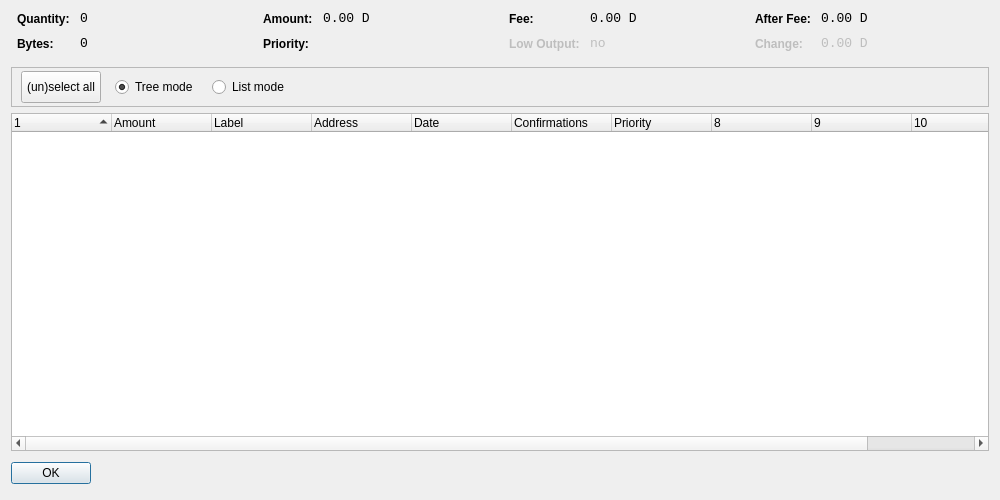
<?xml version="1.0" encoding="UTF-8"?>
<ui version="4.0">
 <class>CoinControlDialog</class>
 <widget class="QDialog" name="CoinControlDialog">
  <property name="geometry">
   <rect>
    <x>0</x>
    <y>0</y>
    <width>1000</width>
    <height>500</height>
   </rect>
  </property>
  <property name="windowTitle">
   <string>Coin Control</string>
  </property>
  <layout class="QVBoxLayout" name="verticalLayout">
   <item>
    <layout class="QHBoxLayout" name="horizontalLayoutTop" stretch="0,0,0,0">
     <property name="topMargin">
      <number>0</number>
     </property>
     <property name="bottomMargin">
      <number>10</number>
     </property>
     <item>
      <layout class="QFormLayout" name="formLayoutCoinControl1">
       <property name="horizontalSpacing">
        <number>10</number>
       </property>
       <property name="verticalSpacing">
        <number>10</number>
       </property>
       <property name="leftMargin">
        <number>6</number>
       </property>
       <property name="rightMargin">
        <number>6</number>
       </property>
       <item row="0" column="0">
        <widget class="QLabel" name="labelCoinControlQuantityText">
         <property name="styleSheet">
          <string notr="true">font-weight:bold;</string>
         </property>
         <property name="text">
          <string>Quantity:</string>
         </property>
        </widget>
       </item>
       <item row="0" column="1">
        <widget class="QLabel" name="labelCoinControlQuantity">
         <property name="font">
          <font>
           <family>Monospace</family>
           <pointsize>10</pointsize>
          </font>
         </property>
         <property name="cursor">
          <cursorShape>IBeamCursor</cursorShape>
         </property>
         <property name="contextMenuPolicy">
          <enum>Qt::ActionsContextMenu</enum>
         </property>
         <property name="text">
          <string notr="true">0</string>
         </property>
         <property name="textInteractionFlags">
          <set>Qt::LinksAccessibleByMouse|Qt::TextSelectableByKeyboard|Qt::TextSelectableByMouse</set>
         </property>
        </widget>
       </item>
       <item row="1" column="0">
        <widget class="QLabel" name="labelCoinControlBytesText">
         <property name="styleSheet">
          <string notr="true">font-weight:bold;</string>
         </property>
         <property name="text">
          <string>Bytes:</string>
         </property>
        </widget>
       </item>
       <item row="1" column="1">
        <widget class="QLabel" name="labelCoinControlBytes">
         <property name="font">
          <font>
           <family>Monospace</family>
           <pointsize>10</pointsize>
          </font>
         </property>
         <property name="cursor">
          <cursorShape>IBeamCursor</cursorShape>
         </property>
         <property name="contextMenuPolicy">
          <enum>Qt::ActionsContextMenu</enum>
         </property>
         <property name="text">
          <string notr="true">0</string>
         </property>
         <property name="textInteractionFlags">
          <set>Qt::LinksAccessibleByMouse|Qt::TextSelectableByKeyboard|Qt::TextSelectableByMouse</set>
         </property>
        </widget>
       </item>
      </layout>
     </item>
     <item>
      <layout class="QFormLayout" name="formLayoutCoinControl2">
       <property name="horizontalSpacing">
        <number>10</number>
       </property>
       <property name="verticalSpacing">
        <number>10</number>
       </property>
       <property name="leftMargin">
        <number>6</number>
       </property>
       <property name="rightMargin">
        <number>6</number>
       </property>
       <item row="0" column="0">
        <widget class="QLabel" name="labelCoinControlAmountText">
         <property name="styleSheet">
          <string notr="true">font-weight:bold;</string>
         </property>
         <property name="text">
          <string>Amount:</string>
         </property>
        </widget>
       </item>
       <item row="0" column="1">
        <widget class="QLabel" name="labelCoinControlAmount">
         <property name="font">
          <font>
           <family>Monospace</family>
           <pointsize>10</pointsize>
          </font>
         </property>
         <property name="cursor">
          <cursorShape>IBeamCursor</cursorShape>
         </property>
         <property name="contextMenuPolicy">
          <enum>Qt::ActionsContextMenu</enum>
         </property>
         <property name="text">
          <string notr="true">0.00 D</string>
         </property>
         <property name="textInteractionFlags">
          <set>Qt::LinksAccessibleByMouse|Qt::TextSelectableByKeyboard|Qt::TextSelectableByMouse</set>
         </property>
        </widget>
       </item>
       <item row="1" column="0">
        <widget class="QLabel" name="labelCoinControlPriorityText">
         <property name="styleSheet">
          <string notr="true">font-weight:bold;</string>
         </property>
         <property name="text">
          <string>Priority:</string>
         </property>
        </widget>
       </item>
       <item row="1" column="1">
        <widget class="QLabel" name="labelCoinControlPriority">
         <property name="font">
          <font>
           <family>Monospace</family>
           <pointsize>10</pointsize>
          </font>
         </property>
         <property name="cursor">
          <cursorShape>IBeamCursor</cursorShape>
         </property>
         <property name="contextMenuPolicy">
          <enum>Qt::ActionsContextMenu</enum>
         </property>
         <property name="text">
          <string/>
         </property>
         <property name="textInteractionFlags">
          <set>Qt::LinksAccessibleByMouse|Qt::TextSelectableByKeyboard|Qt::TextSelectableByMouse</set>
         </property>
        </widget>
       </item>
      </layout>
     </item>
     <item>
      <layout class="QFormLayout" name="formLayoutCoinControl3">
       <property name="horizontalSpacing">
        <number>10</number>
       </property>
       <property name="verticalSpacing">
        <number>10</number>
       </property>
       <property name="leftMargin">
        <number>6</number>
       </property>
       <property name="rightMargin">
        <number>6</number>
       </property>
       <item row="0" column="0">
        <widget class="QLabel" name="labelCoinControlFeeText">
         <property name="styleSheet">
          <string notr="true">font-weight:bold;</string>
         </property>
         <property name="text">
          <string>Fee:</string>
         </property>
        </widget>
       </item>
       <item row="0" column="1">
        <widget class="QLabel" name="labelCoinControlFee">
         <property name="font">
          <font>
           <family>Monospace</family>
           <pointsize>10</pointsize>
          </font>
         </property>
         <property name="cursor">
          <cursorShape>IBeamCursor</cursorShape>
         </property>
         <property name="contextMenuPolicy">
          <enum>Qt::ActionsContextMenu</enum>
         </property>
         <property name="text">
          <string notr="true">0.00 D</string>
         </property>
         <property name="textInteractionFlags">
          <set>Qt::LinksAccessibleByMouse|Qt::TextSelectableByKeyboard|Qt::TextSelectableByMouse</set>
         </property>
        </widget>
       </item>
       <item row="1" column="0">
        <widget class="QLabel" name="labelCoinControlLowOutputText">
         <property name="enabled">
          <bool>false</bool>
         </property>
         <property name="styleSheet">
          <string notr="true">font-weight:bold;</string>
         </property>
         <property name="text">
          <string>Low Output:</string>
         </property>
        </widget>
       </item>
       <item row="1" column="1">
        <widget class="QLabel" name="labelCoinControlLowOutput">
         <property name="enabled">
          <bool>false</bool>
         </property>
         <property name="font">
          <font>
           <family>Monospace</family>
           <pointsize>10</pointsize>
          </font>
         </property>
         <property name="cursor">
          <cursorShape>IBeamCursor</cursorShape>
         </property>
         <property name="contextMenuPolicy">
          <enum>Qt::ActionsContextMenu</enum>
         </property>
         <property name="text">
          <string notr="true">no</string>
         </property>
         <property name="textInteractionFlags">
          <set>Qt::LinksAccessibleByMouse|Qt::TextSelectableByKeyboard|Qt::TextSelectableByMouse</set>
         </property>
        </widget>
       </item>
      </layout>
     </item>
     <item>
      <layout class="QFormLayout" name="formLayoutCoinControl4">
       <property name="horizontalSpacing">
        <number>10</number>
       </property>
       <property name="verticalSpacing">
        <number>10</number>
       </property>
       <property name="leftMargin">
        <number>6</number>
       </property>
       <property name="rightMargin">
        <number>6</number>
       </property>
       <item row="0" column="0">
        <widget class="QLabel" name="labelCoinControlAfterFeeText">
         <property name="styleSheet">
          <string notr="true">font-weight:bold;</string>
         </property>
         <property name="text">
          <string>After Fee:</string>
         </property>
        </widget>
       </item>
       <item row="0" column="1">
        <widget class="QLabel" name="labelCoinControlAfterFee">
         <property name="font">
          <font>
           <family>Monospace</family>
           <pointsize>10</pointsize>
          </font>
         </property>
         <property name="cursor">
          <cursorShape>IBeamCursor</cursorShape>
         </property>
         <property name="contextMenuPolicy">
          <enum>Qt::ActionsContextMenu</enum>
         </property>
         <property name="text">
          <string notr="true">0.00 D</string>
         </property>
         <property name="textInteractionFlags">
          <set>Qt::LinksAccessibleByMouse|Qt::TextSelectableByKeyboard|Qt::TextSelectableByMouse</set>
         </property>
        </widget>
       </item>
       <item row="1" column="0">
        <widget class="QLabel" name="labelCoinControlChangeText">
         <property name="enabled">
          <bool>false</bool>
         </property>
         <property name="styleSheet">
          <string notr="true">font-weight:bold;</string>
         </property>
         <property name="text">
          <string>Change:</string>
         </property>
        </widget>
       </item>
       <item row="1" column="1">
        <widget class="QLabel" name="labelCoinControlChange">
         <property name="enabled">
          <bool>false</bool>
         </property>
         <property name="font">
          <font>
           <family>Monospace</family>
           <pointsize>10</pointsize>
          </font>
         </property>
         <property name="cursor">
          <cursorShape>IBeamCursor</cursorShape>
         </property>
         <property name="contextMenuPolicy">
          <enum>Qt::ActionsContextMenu</enum>
         </property>
         <property name="text">
          <string notr="true">0.00 D</string>
         </property>
         <property name="textInteractionFlags">
          <set>Qt::LinksAccessibleByMouse|Qt::TextSelectableByKeyboard|Qt::TextSelectableByMouse</set>
         </property>
        </widget>
       </item>
      </layout>
     </item>
    </layout>
   </item>
   <item>
    <widget class="QFrame" name="frame">
     <property name="minimumSize">
      <size>
       <width>0</width>
       <height>40</height>
      </size>
     </property>
     <property name="frameShape">
      <enum>QFrame::StyledPanel</enum>
     </property>
     <property name="frameShadow">
      <enum>QFrame::Sunken</enum>
     </property>
     <widget class="QWidget" name="horizontalLayoutWidget">
      <property name="geometry">
       <rect>
        <x>10</x>
        <y>0</y>
        <width>781</width>
        <height>41</height>
       </rect>
      </property>
      <layout class="QHBoxLayout" name="horizontalLayoutPanel" stretch="0,0,0,0">
       <property name="spacing">
        <number>14</number>
       </property>
       <item>
        <widget class="QPushButton" name="pushButtonSelectAll">
         <property name="sizePolicy">
          <sizepolicy hsizetype="Maximum" vsizetype="Fixed">
           <horstretch>0</horstretch>
           <verstretch>0</verstretch>
          </sizepolicy>
         </property>
         <property name="minimumSize">
          <size>
           <width>0</width>
           <height>32</height>
          </size>
         </property>
         <property name="maximumSize">
          <size>
           <width>16777215</width>
           <height>32</height>
          </size>
         </property>
         <property name="text">
          <string>(un)select all</string>
         </property>
        </widget>
       </item>
       <item>
        <widget class="QRadioButton" name="radioTreeMode">
         <property name="sizePolicy">
          <sizepolicy hsizetype="Maximum" vsizetype="Fixed">
           <horstretch>0</horstretch>
           <verstretch>0</verstretch>
          </sizepolicy>
         </property>
         <property name="text">
          <string>Tree mode</string>
         </property>
         <property name="checked">
          <bool>true</bool>
         </property>
        </widget>
       </item>
       <item>
        <widget class="QRadioButton" name="radioListMode">
         <property name="sizePolicy">
          <sizepolicy hsizetype="Maximum" vsizetype="Fixed">
           <horstretch>0</horstretch>
           <verstretch>0</verstretch>
          </sizepolicy>
         </property>
         <property name="text">
          <string>List mode</string>
         </property>
        </widget>
       </item>
       <item>
        <spacer name="horizontalSpacer">
         <property name="orientation">
          <enum>Qt::Horizontal</enum>
         </property>
         <property name="sizeHint" stdset="0">
          <size>
           <width>40</width>
           <height>20</height>
          </size>
         </property>
        </spacer>
       </item>
      </layout>
     </widget>
    </widget>
   </item>
   <item>
    <widget class="CoinControlTreeWidget" name="treeWidget">
     <property name="contextMenuPolicy">
      <enum>Qt::CustomContextMenu</enum>
     </property>
     <property name="sortingEnabled">
      <bool>false</bool>
     </property>
     <property name="columnCount">
      <number>11</number>
     </property>
     <attribute name="headerShowSortIndicator" stdset="0">
      <bool>true</bool>
     </attribute>
     <attribute name="headerStretchLastSection">
      <bool>false</bool>
     </attribute>
     <column>
      <property name="text">
       <string/>
      </property>
     </column>
     <column>
      <property name="text">
       <string>Amount</string>
      </property>
     </column>
     <column>
      <property name="text">
       <string>Label</string>
      </property>
     </column>
     <column>
      <property name="text">
       <string>Address</string>
      </property>
     </column>
     <column>
      <property name="text">
       <string>Date</string>
      </property>
     </column>
     <column>
      <property name="text">
       <string>Confirmations</string>
      </property>
      <property name="toolTip">
       <string>Confirmed</string>
      </property>
     </column>
     <column>
      <property name="text">
       <string>Priority</string>
      </property>
     </column>
     <column>
      <property name="text">
       <string/>
      </property>
     </column>
     <column>
      <property name="text">
       <string/>
      </property>
     </column>
     <column>
      <property name="text">
       <string/>
      </property>
     </column>
     <column>
      <property name="text">
       <string/>
      </property>
     </column>
    </widget>
   </item>
   <item>
    <widget class="QDialogButtonBox" name="buttonBox">
     <property name="sizePolicy">
      <sizepolicy hsizetype="Maximum" vsizetype="Fixed">
       <horstretch>0</horstretch>
       <verstretch>0</verstretch>
      </sizepolicy>
     </property>
     <property name="minimumSize">
      <size>
       <width>0</width>
       <height>32</height>
      </size>
     </property>
     <property name="maximumSize">
      <size>
       <width>16777215</width>
       <height>32</height>
      </size>
     </property>
     <property name="orientation">
      <enum>Qt::Horizontal</enum>
     </property>
     <property name="standardButtons">
      <set>QDialogButtonBox::Ok</set>
     </property>
    </widget>
   </item>
  </layout>
 </widget>
 <customwidgets>
  <customwidget>
   <class>CoinControlTreeWidget</class>
   <extends>QTreeWidget</extends>
   <header>coincontroltreewidget.h</header>
  </customwidget>
 </customwidgets>
 <resources/>
 <connections/>
</ui>
